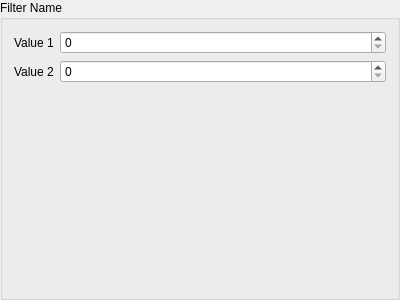
<?xml version="1.0" encoding="UTF-8"?>
<ui version="4.0">
 <class>Form</class>
 <widget class="QGroupBox" name="Form">
  <property name="geometry">
   <rect>
    <x>0</x>
    <y>0</y>
    <width>400</width>
    <height>300</height>
   </rect>
  </property>
  <property name="font">
   <font>
    <weight>50</weight>
    <bold>false</bold>
   </font>
  </property>
  <property name="windowTitle">
   <string>Form</string>
  </property>
  <property name="title">
   <string>Filter Name</string>
  </property>
  <layout class="QFormLayout" name="formLayout">
   <property name="sizeConstraint">
    <enum>QLayout::SetDefaultConstraint</enum>
   </property>
   <property name="fieldGrowthPolicy">
    <enum>QFormLayout::AllNonFixedFieldsGrow</enum>
   </property>
   <item row="1" column="0">
    <widget class="QLabel" name="value1Label">
     <property name="text">
      <string>Value 1</string>
     </property>
    </widget>
   </item>
   <item row="1" column="1">
    <widget class="QSpinBox" name="value1"/>
   </item>
   <item row="2" column="0">
    <widget class="QLabel" name="value2Label">
     <property name="text">
      <string>Value 2</string>
     </property>
    </widget>
   </item>
   <item row="2" column="1">
    <widget class="QSpinBox" name="value2"/>
   </item>
  </layout>
 </widget>
 <resources/>
 <connections/>
</ui>
